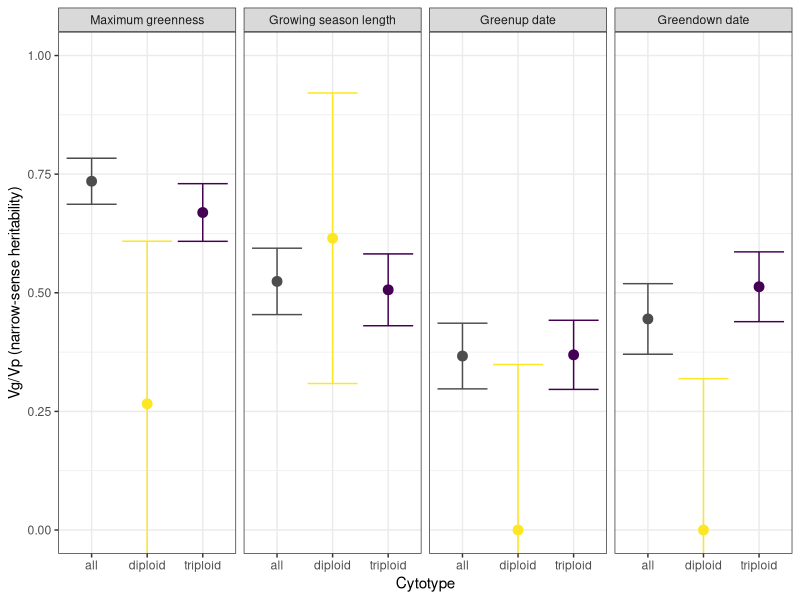
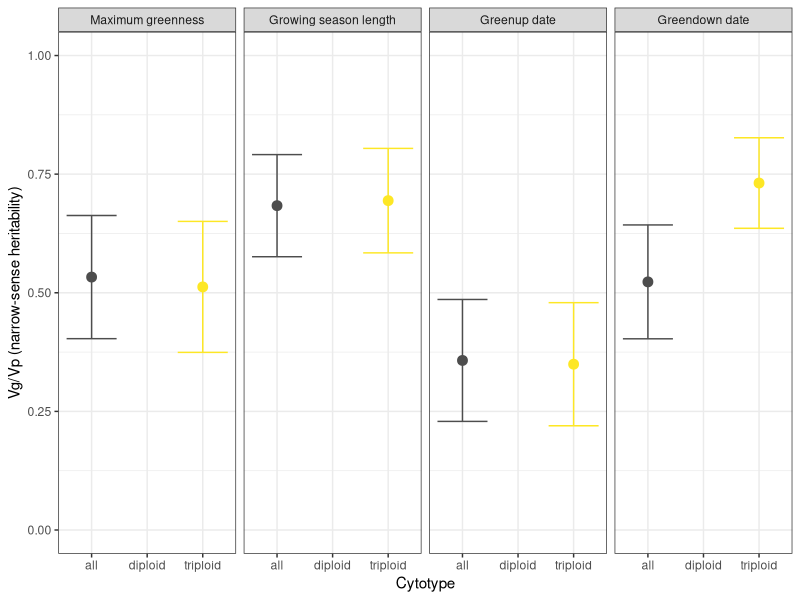

Recreate these plots in R, in order.
library(tidyverse)
library(ggplot2)
library(viridis)

# load data
df_heritability <- read_tsv("heritability_paper_data.tsv") %>%
  mutate(ploidy=factor(ploidy))

nice_names_pheno = c(OGI='Greenup date (doy)', 
                     OGMn='Greendown date (doy)', 
                     GSL='Growing season length (days)', 
                     EVImax='Maximum greenness (fraction)')

nice_names_pheno_short = sapply(nice_names_pheno, function(x) {  strsplit(x,split=" \\(")[[1]][1]  })

#make plot
make_plot <- function(df)
{
  plot_vgvp <- ggplot(df, aes(x=ploidy, y=Variance,color=ploidy)) +
    geom_point(size=3, position=position_dodge(width=0.5)) +
    geom_errorbar(aes(ymin=(Variance-SE), ymax=(Variance+SE)),
                  position=position_dodge(width=0.4)) +
    facet_wrap(~phenology, labeller = as_labeller(nice_names_pheno_short),nrow=1) +
    theme(axis.text.x = element_text(angle = 75, hjust=1)) + 
    labs(y="Vg/Vp (narrow-sense heritability)", x='Cytotype') +
    coord_cartesian(ylim = c(0, 1)) +
    theme_bw() +
    theme(legend.position='none') +
    scale_color_manual(values=c(gray(0.3),viridis(n=3)[3],viridis(n=3)[1])) +
    scale_x_discrete(drop=FALSE)
}

#save plot
ggsave(make_plot(df_heritability %>% filter(cover=="cover25")), file="figures/g_vgvp_25.png", 
       width=7, height=4)
ggsave(make_plot(df_heritability %>% filter(cover=="cover50")), file="figures/g_vgvp_50.png", 
       width=7, height=4)
